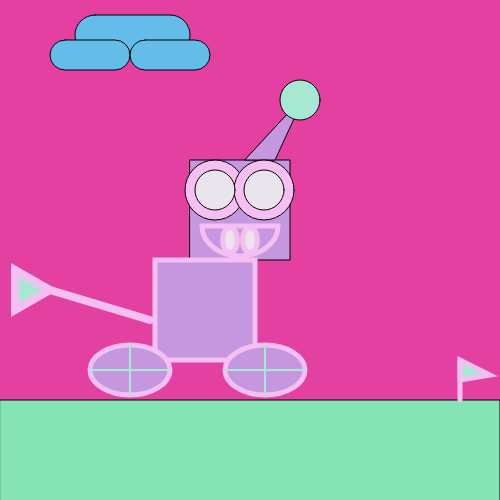
Frame 1 (no input)
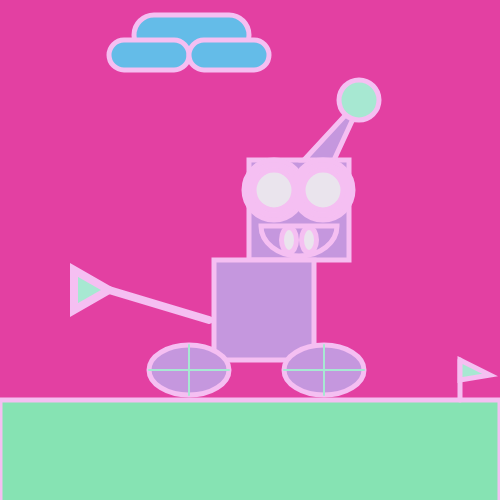
Frame 60 (no input)
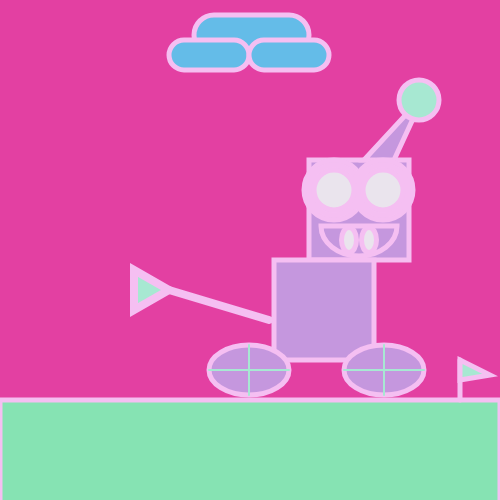
Frame 120 (the mouse pressed at the canvas centre since frame 60)

The p5.js sketch that drew these frames (run headless with seeded random() and noise() and a simulated clock; from frame 60 on, the mouse is pressed at the canvas centre):

// p5.js sketch
// ── sketch.js
//cloud
let xPos=75
let xPos2=50
let xPos3=130

//unicorn horn
let xPos4=245
let xPos5=275
let xPos6=305
let xPos7=300

//unicorn head
let xPos8=190

//unicorn eyes
let xPos9=215
let xPos10=264

//unicorn inner eyes
let xPos11=215
let xPos12=264

//unicorn mouth
let xPos13=240

//unicorn teeth
let xPos14=230
let xPos15=250

//unicorn body 
let xPos16=155

//unicorn legs
let xPos17=130
let xPos18=130
let xPos19=130
let xPos20=90
let xPos21=170
let xPos22=265
let xPos23=265
let xPos24=265
let xPos25=225
let xPos26=305

//unicorn tail
let xPos27=150
let xPos28=50
let xPos29=15
let xPos30=15
let xPos31=50








function setup() {
  createCanvas(500, 500);
  
}

function draw() {
  background(227, 64, 162);
  
  
  fill(134, 227, 179);
  rect(0,400,500);
  
  //cloud
  fill(100, 188, 232);
  
  rect(xPos,15, 115, 40, 50);
  xPos=xPos+1
  if(xPos>=400)
    { xPos=75 }
  
  rect(xPos2,40,80,30,90);
   xPos2=xPos2+1
  if (xPos2>=375 )
     { xPos2=50}
  
  rect(xPos3,40,80,30,90);
   xPos3=xPos3+1 
  if (xPos3>=455)
    { xPos3=130  }
  
  
  //head
  fill( 197, 151, 222);
  rect(xPos8,160,100);
  xPos8=xPos8+1
  if (xPos8>= 455)
      {xPos8=190}
  
  
  
  //horn
  triangle(xPos4,160,xPos5,160,xPos6,95)
  
  xPos4=xPos4+1
  if (xPos4>=510)
    { xPos4=245}
  
  xPos5=xPos5+1
  if (xPos5>=540)
  { xPos5=275}
  
  xPos6=xPos6+1
  if (xPos6>=570)
    {xPos6=305}
  
  fill(167, 232, 210);
  
  
  ellipse(xPos7,100,40);
  xPos7=xPos7+1
  if (xPos7>=565)
    { xPos7=300}
  
  
  
  
  //eyes
  fill( 245,191,242);
  ellipse(xPos9,190,60);
  xPos9=xPos9+1
  if(xPos9>=480)
  {  xPos9=215}

  
  fill(245,191,242);
  ellipse(xPos10,190,60);
  xPos10=xPos10+1
  if(xPos10>=529)
    {xPos10=264}
  
  //inner eyes
  fill(234, 228, 237);
  ellipse(xPos11,190,40);
  xPos11=xPos11+1
  if (xPos11>=480)
    {xPos11=215}
  
  fill(234, 228, 237);
  ellipse(xPos12,190,40);
  xPos12=xPos12+1
  if (xPos12>=529)
    { xPos12=264}

  
  //mouth
  noFill()
  stroke(245,191,242);
  strokeWeight(5);
   arc(xPos13, 226, 76, 60, 0, PI, PIE);
  xPos13=xPos13+1
  if (xPos13>=505)
    { xPos13=240}

  
   //teeth
  
  fill(234, 228, 237);
  push()
  ellipse(xPos14,240,15,25);
  xPos14=xPos14+1
  if (xPos14>=495)
    { xPos14=230}
  pop()
  
  push()
  ellipse(xPos15,240,15,25);
  xPos15=xPos15+1
  if (xPos15>=515)
      { xPos15=250}
  pop()
  

  
  //body
  fill(197,151,222);
  rect(xPos16,260,100);
  xPos16=xPos16+1
  if (xPos16>=420)
    { xPos16=155}
  
  //legs
  ellipse(xPos17,370,80,50);
  xPos17=xPos17+1
  if (xPos17>=395)
    { xPos17=130}
  push()
  stroke(167, 232, 210);
  strokeWeight(2)
  
  line(xPos18,395,xPos19,345);
  xPos18=xPos18+1
  if (xPos18>=395)
      {xPos18=130}
  
  xPos19=xPos19+1
  if (xPos19>=395)
    { xPos19=130}
  
  line(xPos20,370,xPos21,370);
  xPos20=xPos20+1
  if (xPos20>=355)
    { xPos20=90}
  
  xPos21=xPos21+1
  if (xPos21>=435)
    { xPos21=170}
  
  
  pop()
  
  
  ellipse(xPos22,370,80,50);
  xPos22=xPos22+1
  if (xPos22>=530)
     { xPos22=265}
  
  push()
  stroke(167, 232, 210);
  strokeWeight(2)
  line(xPos23,395,xPos24,345);
       xPos23=xPos23+1
       if (xPos23>=530)
          { xPos23=265}
  xPos24=xPos24+1
  if (xPos24>=530)
    { xPos24=265}
  
  line(xPos25,370,xPos26,370);
       xPos25=xPos25+1
      if (xPos25>=490)
          {xPos25=225}
      
      xPos26=xPos26+1
      if (xPos26>=570)
       { xPos26=305}

  pop()
  
  
  //tail
  push()
  strokeWeight(8);
  line(xPos27, 320, xPos28, 290);
       xPos27=xPos27+1
       if (xPos27>=415)
         { xPos27=150}
       
        xPos28=xPos28+1
        if (xPos28>=315)
          {xPos28=50}
  
  fill(167, 232, 210)
  
  triangle(xPos29,270,xPos30,310,xPos31,290);
           xPos29=xPos29+1
           if( xPos29>=280)
             { xPos29=15}
  
          xPos30=xPos30+1
          if (xPos30>=280)
             {xPos30=15}
  
           xPos31=xPos31+1
           if (xPos31>=315)
             { xPos31=50}
  pop()
  
  //finishline
  push();
  translate(460,400);
  line(0,0,0,-40);
  fill(167, 232, 210);
  triangle(0,-20,30,-25,0,-40);
  
  pop();
  


  
  
  
}
